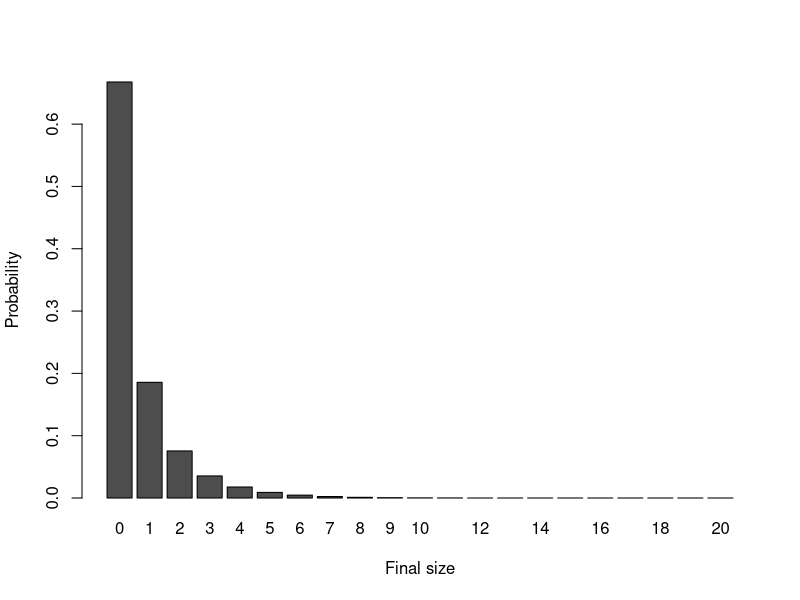
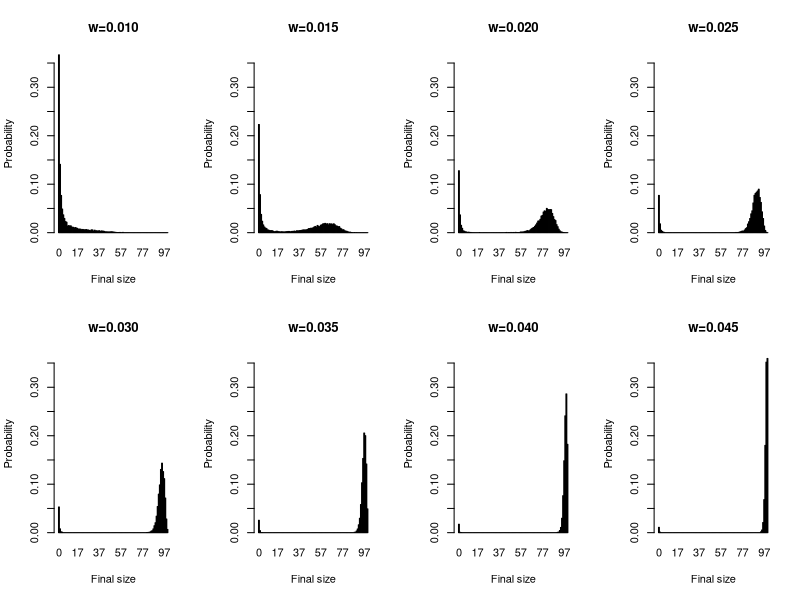
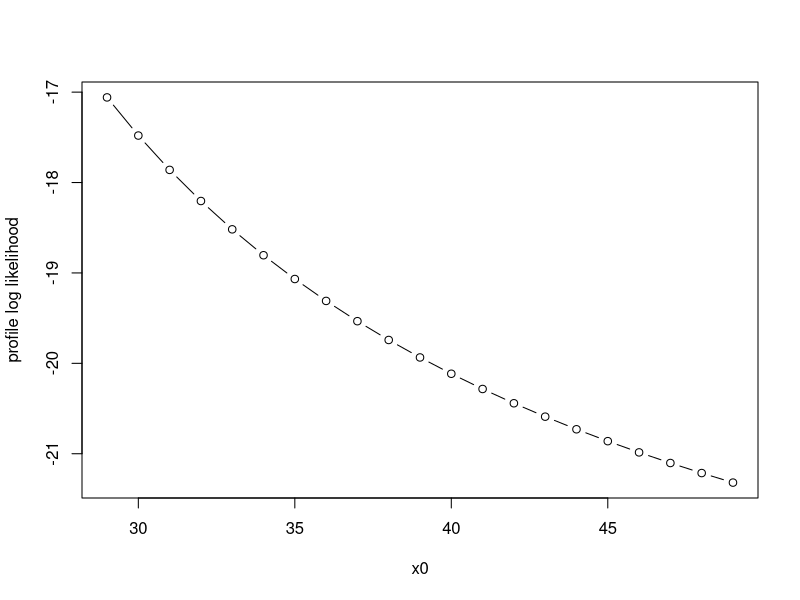
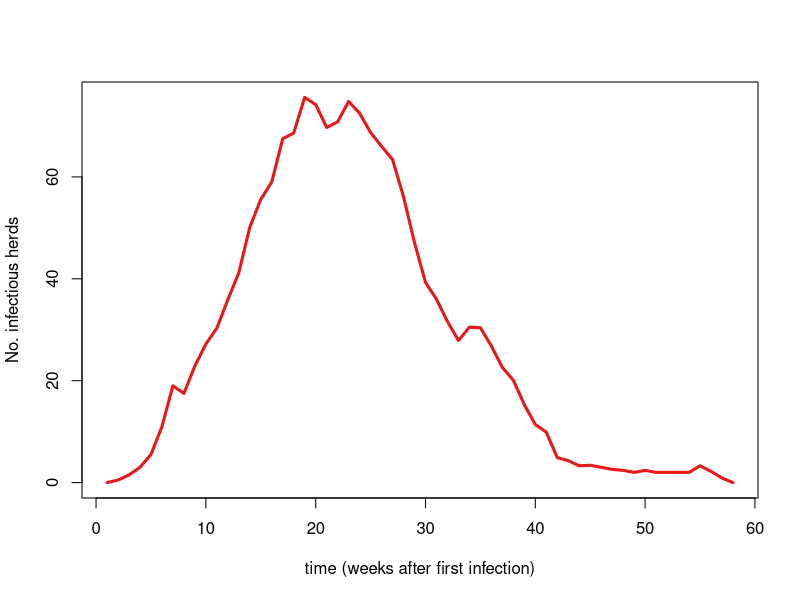
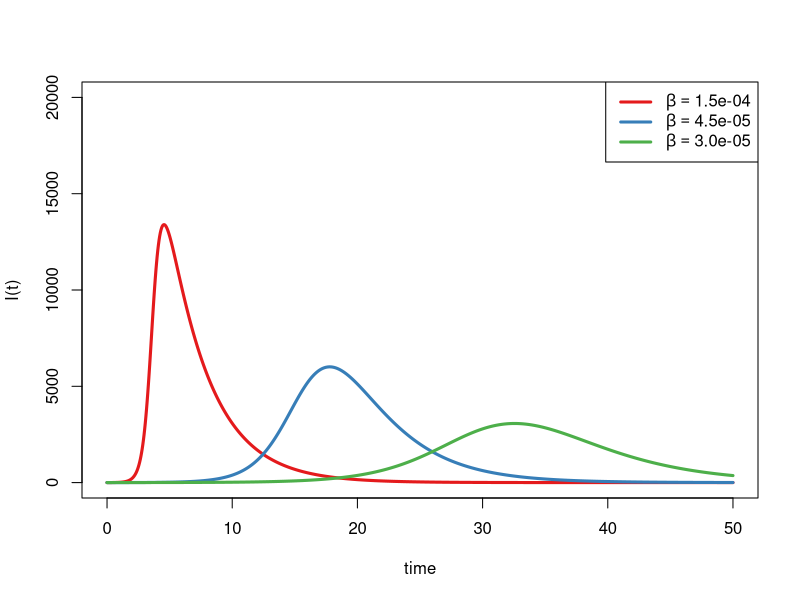
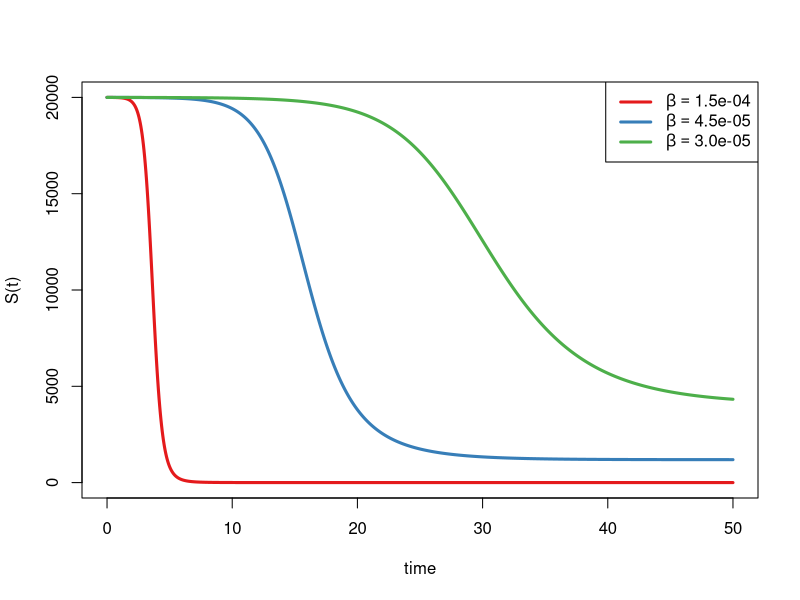
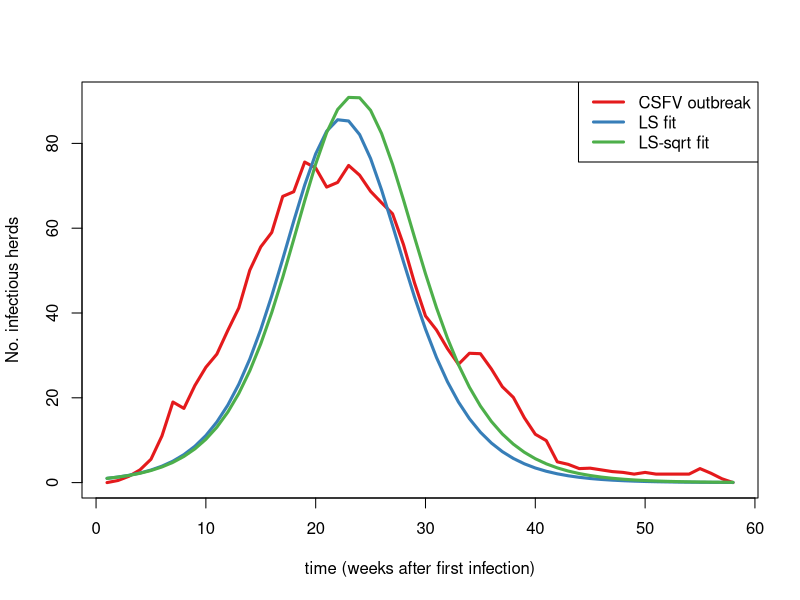
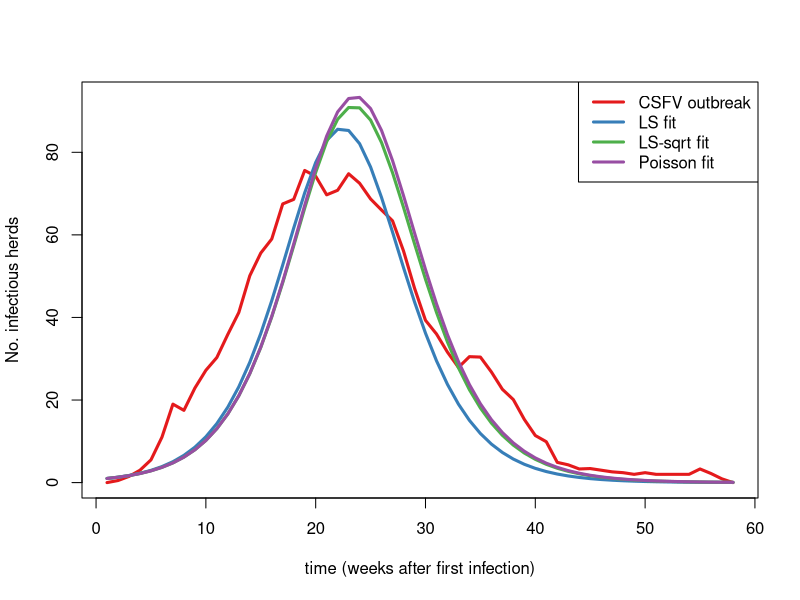

R code for these plots, in order:
## ----echo=FALSE,results='hide',message=FALSE----------------------------------
######################################################################
### Author: Michael Höhle <http://www.math.su.se/~hoehle>
### Course: The Mathematics and Statistics of Infectious Disease Outbreaks
###         (MT3002 - Summer 2020) at the Department of Mathematics,
###         Stockholm University.
###         (https://kurser.math.su.se/course/view.php?id=911)
###         given by Tom Britton and Michael Höhle
###    
### License:
### This work is licensed under a <a rel="license"
### href="http://creativecommons.org/licenses/by-sa/4.0/">Creative Commons
### Attribution-ShareAlike 4.0 International License</a>.
###
### Description:
###  Rnw File for lecture 2
###
### History:
###  -- 10 Jun 2020 file created 
######################################################################

options(width=100)
set.seed(123)
library(tidyverse)
library(RColorBrewer)


## -----------------------------------------------------------------------------
######################################################################
#Laplace transform of stoch. variable X=c=1
######################################################################
Lc <- function(theta) {
 return(exp(-theta*1))
}

#############################################################################
# Find final sizes of Reed Frost chain binomial model by sampling from
# it. 
#
# Parameters:
#  n - Initial number of susceptible
#  m - Initial infected
#  q - avoidance probability, c.f. Britton2000 p.4
#  samples - number of RF processes to sample.
#
# Note:
# The sampling function is a vector version sampling from all processes
# simultaneously. Ceased processes continue running, and their NA's
# are taken care of.
#############################################################################

fsize.RF <- function(n, m, q, samples) {
  #Initial susceptible
  xj <- matrix(data=n,nrow=samples,ncol=1) 
  #Initial infectives
  yj <- matrix(data=m,nrow=samples,ncol=1) 

  #Loop over all (samples) simulations until they all are ceased.
  while (sum(yj>0) & sum(xj>0)) {
    #Sample from all processes concurrently
    yj <- ifelse(xj > 0, rbinom(samples,xj,1-(q^yj)), 0)
    #Update all xj
    xj <- xj - yj
  }
  #Done 
  return(n-xj) 
}

##################################################################  
# Calculate distribution of final size of standard SIR epidemic.
# C.f. Theorem 2.2.
#
# Parameters:
#   n - population size
#   m - initial number of infectious
#   lambda - transmission parameter
#   phi - Laplace transform of the stoch. var. I
#
# Note:  When n becomes large (n>35-40 in Fig 2.2 example the
#        solve command doesn't work anymore, coz of near singular
#        matrix. More stable implementation is necessary.
#
# Example:
#  Pfinal <- fsize.SIR(35,1,1.5,Lc)
##################################################################  

fsize.SIR <- function(n,m,lambda,phi) {
  #Declare matrices in linear eqn. system Ax=b.
  #Note: size+1 since we also include index 0.
  A <- matrix(data=0,nrow=n+1,ncol=n+1)
  b <- matrix(data=NA,nrow=n+1,ncol=1)

  #Fill them according to Theorem 2.2 in Britton 2000.
  for (l in 0:n) {
    for (k in 0:l) {
    A[l+1,k+1] <- choose(n-k,l-k) / (phi(lambda*(n-l)/n)^(k+m))
    }
    b[l+1] <- choose(n,l)
    #Process indicitor if slow: print(l)
  }
  #Solve the linear equation system. Note: A can be near singular if n
  #is large. Numerical improvement?
  #In R: Use  Pfinal <- forwardsolve(A,b), which gives a little more
  #stability
  Pfinal <- solve(A,b)
  # Done
  return(Pfinal)
}


fsize.hist <- function(n=50,m=1,lambda=1.5,samples=10000,ylim=NULL,plot=TRUE, title=TRUE) {
  #RF by simulation, note q=exp(-lambda/(n+m)?? Does not appear so.
  if (n>30) {
    cat("Sample size too large. Using simulation.\n")
    f1 <- fsize.RF(n,m,exp(-lambda/(n)),samples)
    f2 <- table(factor(f1,levels=0:n))/length(f1)
  } else {
    #Use exact method
    f2 <- fsize.SIR(n,m,lambda,Lc)
  }

  
  #Plot the two for comparison. Note: We plot Z, the final
  #size and not Z+1 as in Fig 2.2
  if (plot) {
      if(title){
    barplot(t(f2),main=paste("w=",sprintf("%.3f",1-exp(-lambda/n)),sep=""),xlab="Final size",names.arg=0:n,ylab="Probability",ylim=ylim)
}
      else{
    barplot(t(f2),main="",xlab="Final size",names.arg=0:n,ylab="Probability",ylim=ylim)
}
      
}
  #Done
  invisible(as.numeric(f2))
}


## -----------------------------------------------------------------------------
#Figure for the presentation
n <- 20
w <- 0.02


## ----fig.width=7,fig.height=3.5-----------------------------------------------
lambdas <- -n*log(1-w)
#lambdas <- seq(0.6,4.32,length=8)
#w <- 1-exp(-lambdas/n) ; lambdas <- -log(1-0.25)*n

maxpmf <- max(sapply(lambdas, function(lambda) {
  max(fsize.hist(n=n,m=1,lambda=lambda,samples=10000,plot=FALSE))
}))

#par(mfrow=c(2,4))
invisible(sapply(lambdas, function(lambda) {
  fsize.hist(n=n,m=1,lambda=lambda,samples=10000,ylim=c(0,maxpmf),plot=TRUE, title=FALSE)
}))



## -----------------------------------------------------------------------------
n <- 100
w <- seq(0.01, 0.045, length=8)
lambdas <- -n*log(1-w)
#lambdas <- seq(1.0,4.0,length=8)
maxpmf <- max(sapply(lambdas, function(lambda) {
  max(fsize.hist(n=n,m=1,lambda=lambda,samples=10000,plot=FALSE))
}))

par(mfrow=c(2,4))
invisible(sapply(lambdas, function(lambda) {
  fsize.hist(n=n,m=1,lambda=lambda,samples=10000,ylim=c(0,maxpmf),plot=TRUE)
}))



## ----echo=TRUE, code = capture.output(dump('fsize.RF', ''))-------------------


## ----echo=TRUE,results='markup',tidy=FALSE------------------------------------
######################################################################
# Likelihood function for the Reed-Frost model
#
# Parameters:
#  w.logit - logit(w) to have unrestricted parameter space
#  x       - vector containing the number of susceptibles at each time
#  y       - vector containing the number of infectious   at each time
#
######################################################################

l <- function(w.logit,x,y) {
  if (length(x) != length(y)) { stop("x and y need to be the same length") }
  K <- length(x)
  w <- plogis(w.logit)
  p <- 1 - (1-w)^y
  return(sum(dbinom( y[-1], size=x[-K], prob=p[-K],log=TRUE)))
}

# Epidemic D in Table 4.1 of Daley and Gani (1999), assuming all susceptibles got infected
y <- c(1, 4, 14, 10, 1, 0)
x <- numeric(length(y))
x[1] <- sum(y[-1])
x[2:length(x)] <- x[1]-cumsum(y[-length(y)])

mle <- optim(par=0,fn=l,method="BFGS",x=x,y=y,control=list(fnscale=-1),hessian=TRUE)
# Maximum likelihood estimator
(w.hat <- plogis(mle$par))

## ----echo=FALSE, results="hide"-----------------------------------------------
# 95% confidence interval
(w.95ci <- plogis( mle$par + c(-1,1)*qnorm(0.975)* sqrt(-1/as.vector(mle$hess))))


## ----fig.align="center"-------------------------------------------------------
x0 <- seq(sum(y[-1]), sum(y[-1])+20, 1)
w.hat <- numeric(length(x0))
log.lik <- numeric(length(x0))
for(i in 1:length(x0)){
    x[1] <- x0[i]
    x[2:length(x)] <- x[1]-cumsum(y[-length(y)])
    
    mle <- optim(par=0,fn=l,method="BFGS",x=x,y=y,control=list(fnscale=-1),hessian=TRUE)
    w.hat[i] <- plogis(mle$par)
    log.lik[i] <- mle$value
}

par(mfrow=c(1,1))
plot(x0, log.lik, type="b", ylab="profile log likelihood", axes=TRUE)


## ----fig.width=7,fig.height=4.5-----------------------------------------------

csfv <- read.table("Data/csfv.txt",col.names=c("t","I"))
pal <- brewer.pal(3,"Set1")
plot(csfv$t,csfv$I,lwd=3,type="l",lty=1,ylab="No. infectious herds",xlab="time (weeks after first infection)",col=pal[1])



## ----echo=FALSE, results="hide"-----------------------------------------------
# Load pkg.
suppressPackageStartupMessages(library(deSolve))


## ----SIRDIFF------------------------------------------------------------------
##############################################################################
# Function to compute the derivative of the ODE system
#
#  t - time
#  y - current state vector of the ODE at time t
#  parms - Parameter vector used by the ODE system
#
# Returns:
#  list containing dS(t)/dt and dI(t)/dt
##############################################################################

sir <- function(t,y, parms) {
  beta <- parms[1]
  gamma <- parms[2]
  S <- y[1]
  I <- y[2]
  return(list(c(S=-beta*S*I,I=beta*S*I-gamma*I)))
}


## -----------------------------------------------------------------------------

gamma <- 0.3
## beta.grid <- c(0.001,0.00005, 0.00003)
beta.grid <- c(1.5e-04, 4.5e-05, 3.0e-05)
N <- 20000
times <- seq(0,50,length=1000)

#R0 for the 3 examples
(R0 <- beta.grid*N/gamma)


## ----fig.width=7,fig.height=4.5-----------------------------------------------
I <- sapply(beta.grid, function(beta) {
  lsoda(y=c(N-1,1), times=times, func=sir,parms=c(beta,gamma))[,3]
})
pal <- brewer.pal(length(beta.grid),"Set1")
matplot(times,I,type="l",lwd=3,lty=1,col=pal,xlab="time",ylab="I(t)", ylim=c(0, N))
#legend(x="topright",paste("beta=",sprintf("%.5f",beta.grid),sep=""),lty=1,lwd=3,col=pal)
#Expressions in the legend
beta.grid.str <- format(beta.grid, scientific=TRUE)
leg <- c(as.expression(substitute(beta==val,list(val=beta.grid.str[1]))),as.expression(substitute(beta==val,list(val=beta.grid.str[2]))),as.expression(substitute(beta==val,list(val=beta.grid.str[3]))))
legend(x="topright",legend=leg,lty=1,lwd=3,col=pal)



## ----fig.width=7,fig.height=4.5, fig.align="center"---------------------------
S <- sapply(beta.grid, function(beta) {
  lsoda(y=c(N-1,1), times=times, func=sir,parms=c(beta,gamma))[,2]
})
pal <- brewer.pal(length(beta.grid),"Set1")
matplot(times,S,type="l",lwd=3,lty=1,col=pal,xlab="time",ylab="S(t)")
legend(x="topright",legend=leg,lty=1,lwd=3,col=pal)


## ----echo=FALSE---------------------------------------------------------------

N <- 21500
#sumy <- sum(csfv$I)
sumy <- 429
f <- sumy/N
R0 <- -log(1-f)/f



## ----echo=TRUE----------------------------------------------------------------
##############################################################################
# Function to compute the derivative of the ODE system
#
#  t - time
#  y - current state vector of the ODE at time t
#  parms - Parameter vector used by the ODE system
#
# Returns:
#  list containing dS(t)/dt and dI(t)/dt
##############################################################################

sir <- function(t,y, parms) {
  beta <- parms[1]
  gamma <- parms[2]
  S <- y[1]
  I <- y[2]
  return(list(c(S=-beta*S*I,I=beta*S*I-gamma*I)))
}



## ----echo=TRUE----------------------------------------------------------------
######################################################################
#Least-squares fit
######################################################################

ll.gauss <- function(theta, take.sqrt=FALSE) {
  #Solve ODE using the parameter vector theta
  res <- lsoda(y=c(N-1,1), times=csfv$t, func=sir, parms=exp(theta))
  #Squared difference?
  if (take.sqrt==FALSE) {
    return(sum(dnorm(csfv$I,mean=res[,3],sd=1,log=TRUE)))
  } else { 
    return(sum(dnorm(sqrt(csfv$I),mean=sqrt(abs(res[,3])),sd=1,log=TRUE)))
  }
}


## ----echo=TRUE----------------------------------------------------------------
#Determine MLE
N <- 21500
mle <- optim(log(c(0.00002,3)), fn=ll.gauss,control=list(fnscale=-1))

#Show estimates and resulting R0 estimate
beta.hat <- exp(mle$par)[1]
gamma.hat <- exp(mle$par)[2]
R0.hat <- beta.hat*N/gamma.hat


## ----echo=TRUE, results="show"------------------------------------------------
mu <- lsoda(y=c(N-1,1), times=csfv$t, func=sir,parms=exp(mle$par))
head(mu, n=3)


## ----echo=FALSE---------------------------------------------------------------
mle2 <- optim(log(c(0.00002,3)), fn=ll.gauss, take.sqrt=TRUE, control=list(fnscale=-1))
beta.hat2 <- exp(mle2$par)[1]
gamma.hat2 <- exp(mle2$par)[2]
R0.hat2 <- beta.hat2*N/gamma.hat2
mu2 <- lsoda(y=c(N,1), times=csfv$t, func=sir,parms=exp(mle2$par))


## ----fig.width=7,fig.height=4.0, fig.align="center"---------------------------
pal <- brewer.pal(4,"Set1")
matplot(mu[,1],cbind(csfv$I,mu[,3],mu2[,3]),type="l",lwd=3,lty=1,ylab="No. infectious herds",xlab="time (weeks after first infection)",col=pal)
legend(x="topright",c("CSFV outbreak","LS fit", "LS-sqrt fit"), lty=1,col=pal,lwd=3)


## ----echo=FALSE, warning=FALSE------------------------------------------------
######################################################################
# Poisson likelihood
######################################################################

ll.pois <- function(theta) {
  #Solve ODE using the parameter vector theta
  res <- lsoda(y=c(N-1,1), times=csfv$t, func=sir, parms=exp(theta))
  #Poisson likelihood
  return(sum(dpois(round(csfv$I),lambda=res[,3],log=TRUE)))
}

#Determine MLE
mle <- optim(mle$par, fn=ll.pois,control=list(fnscale=-1))

#Show results
(beta.hat <- exp(mle$par)[1])
(gamma.hat <- exp(mle$par)[2])
(R0.hat <- beta.hat*N/gamma.hat)
muP <- lsoda(y=c(N-1,1), times=csfv$t, func=sir,parms=exp(mle$par))

## ----fig.width=7,fig.height=4.0-----------------------------------------------
matplot(mu[,1],cbind(csfv$I,mu[,3],mu2[,3], muP[,3]),type="l",lwd=3,lty=1,ylab="No. infectious herds",xlab="time (weeks after first infection)",col=pal)
legend(x="topright",c("CSFV outbreak","LS fit", "LS-sqrt fit", "Poisson fit"),lty=1,col=pal,lwd=3)


## ----echo=FALSE,eval=FALSE----------------------------------------------------
## #Estimate R0 from final size data
## f <- 429/N
## (R0.hat.finalsize <- -log(1-f)/f)


## ----cache=TRUE---------------------------------------------------------------
######################################################################
# Simulate simple SIR model using the Gillespie-Algorithm
#
# Params:
#  T - max time
#  lambda - transmission rate
#  gamma - recovery rate (mu(X) = d*X) 
#  n - initial number of susceptibles. Always initially one infective
#  m - initial number of infectives
######################################################################

rSIR <- function(T,beta,gamma,n,m) {
  #Initialize (x= number of susceptibles)
  t <- 0
  x <- n
  y <- m

  #Possible events
  eventLevels <- c("S->I","I->R")
  #Initialize result
  events <- data.frame(t=t,x=x,y=y,event=NA)
  #Loop until we are past time T
  while (t < T & (y>0)) {
      #Draw the waiting type for each possible event
      wait <-  rexp(2,c("S->I"=beta*x*y,"I->R"=gamma*y))
      #Which event occurs first
      i <- which.min(wait)
      #Advance Time
      t <- t+wait[i]
      #Update population according to the eventy type
      if (eventLevels[i]=="S->I") { x <- x-1 ; y <- y+1}
      if (eventLevels[i]=="I->R") { y <- y-1 }
      #Store result
      events <- rbind(events,c(t,x,y,i))
  }
  #Recode event type and return
  events$event <- factor(eventLevels[events$event], levels=eventLevels)
  return(events)
}

##Select parameters as in the example
beta <- 0.01
gamma <- 0.5
S0 <- 100
(R0 <- beta*S0/gamma)
T <- 500
nSim <- 10
#Do a few simulations
set.seed(124)
trajs <- lapply( 1:nSim, function (x) {
    rSIR(T,beta=beta,gamma=gamma,n=S0,m=1)
})


## -----------------------------------------------------------------------------
for (i in 1:length(trajs)) {
    plotf <- if (i==1) plot else lines
    plotf(trajs[[i]]$t,trajs[[i]]$x,type="s",ylim=c(0,S0),xlab="Time",ylab="Susceptibles")
    #lines(c(trajs[[i]]$t[nrow(trajs[[i]])],1e99),rep(trajs[[1]]$x[nrow(trajs[[i]])],2))
    points(trajs[[i]]$t[nrow(trajs[[i]])],trajs[[i]]$x[nrow(trajs[[i]])],cex=1,pch=20)
}


## ----echo=TRUE, code = capture.output(dump('rSIR', ''))-----------------------
